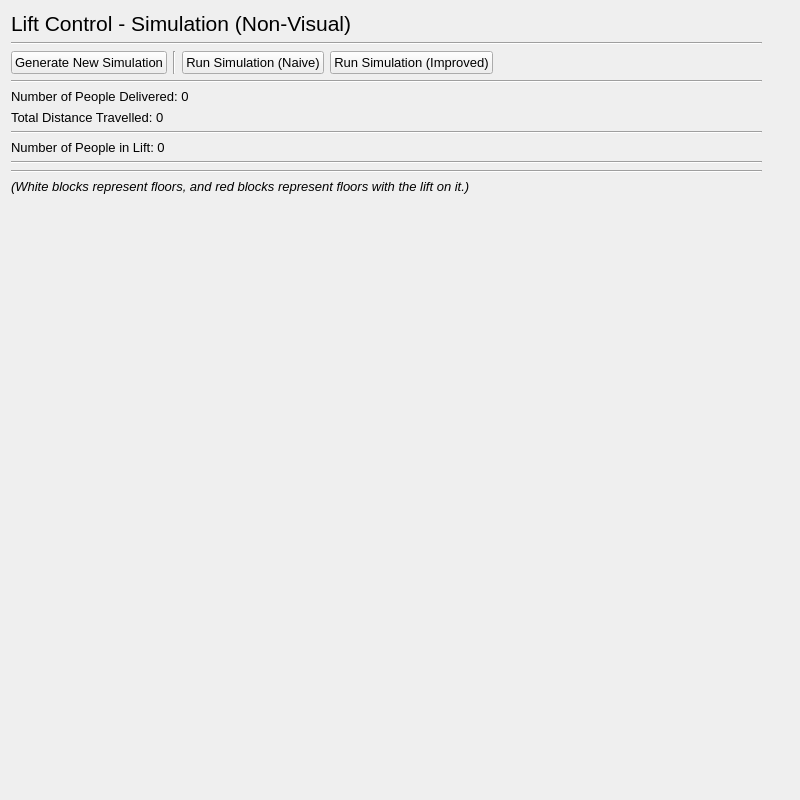
<?xml version="1.0" encoding="UTF-8"?>
<ui version="4.0">
 <class>mwindow_sim_6_floors</class>
 <widget class="QMainWindow" name="mwindow_sim_6_floors">
  <property name="geometry">
   <rect>
    <x>0</x>
    <y>0</y>
    <width>800</width>
    <height>800</height>
   </rect>
  </property>
  <property name="font">
   <font>
    <family>Arial</family>
    <pointsize>10</pointsize>
   </font>
  </property>
  <property name="windowTitle">
   <string>Simulation (Non-Visual) - Lift Control</string>
  </property>
  <widget class="QWidget" name="central_widget">
   <widget class="QWidget" name="layoutWidget">
    <property name="geometry">
     <rect>
      <x>11</x>
      <y>11</y>
      <width>751</width>
      <height>751</height>
     </rect>
    </property>
    <layout class="QVBoxLayout" name="vert_layout_lift_control">
     <item>
      <widget class="QLabel" name="lbl_lift_control">
       <property name="font">
        <font>
         <pointsize>16</pointsize>
         <weight>50</weight>
         <bold>false</bold>
        </font>
       </property>
       <property name="text">
        <string>Lift Control - Simulation (Non-Visual)</string>
       </property>
      </widget>
     </item>
     <item>
      <widget class="Line" name="hori_line_lift_control">
       <property name="orientation">
        <enum>Qt::Horizontal</enum>
       </property>
      </widget>
     </item>
     <item>
      <layout class="QHBoxLayout" name="hori_layout_nav">
       <item>
        <widget class="QPushButton" name="btn_generate_new_sim">
         <property name="text">
          <string>Generate New Simulation</string>
         </property>
        </widget>
       </item>
       <item>
        <widget class="Line" name="vert_line_buttons">
         <property name="orientation">
          <enum>Qt::Vertical</enum>
         </property>
        </widget>
       </item>
       <item alignment="Qt::AlignLeft">
        <widget class="QPushButton" name="btn_run_sim_naive">
         <property name="text">
          <string>Run Simulation (Naive)</string>
         </property>
        </widget>
       </item>
       <item>
        <widget class="QPushButton" name="btn_run_sim_improved">
         <property name="text">
          <string>Run Simulation (Improved)</string>
         </property>
        </widget>
       </item>
       <item>
        <spacer name="hori_spacer_nav">
         <property name="orientation">
          <enum>Qt::Horizontal</enum>
         </property>
         <property name="sizeHint" stdset="0">
          <size>
           <width>40</width>
           <height>20</height>
          </size>
         </property>
        </spacer>
       </item>
      </layout>
     </item>
     <item>
      <widget class="Line" name="hori_line_nav">
       <property name="orientation">
        <enum>Qt::Horizontal</enum>
       </property>
      </widget>
     </item>
     <item>
      <widget class="QLabel" name="lbl_num_delivered">
       <property name="text">
        <string>Number of People Delivered: 0</string>
       </property>
      </widget>
     </item>
     <item>
      <widget class="QLabel" name="lbl_distance_travelled">
       <property name="text">
        <string>Total Distance Travelled: 0</string>
       </property>
      </widget>
     </item>
     <item>
      <widget class="Line" name="hori_line_summary">
       <property name="orientation">
        <enum>Qt::Horizontal</enum>
       </property>
      </widget>
     </item>
     <item>
      <widget class="QLabel" name="lbl_num_in_lift">
       <property name="text">
        <string>Number of People in Lift: 0</string>
       </property>
      </widget>
     </item>
     <item>
      <widget class="Line" name="hori_line_status">
       <property name="orientation">
        <enum>Qt::Horizontal</enum>
       </property>
      </widget>
     </item>
     <item>
      <widget class="Line" name="hori_line_sim">
       <property name="orientation">
        <enum>Qt::Horizontal</enum>
       </property>
      </widget>
     </item>
     <item>
      <widget class="QLabel" name="lbl_key">
       <property name="font">
        <font>
         <italic>true</italic>
        </font>
       </property>
       <property name="text">
        <string>(White blocks represent floors, and red blocks represent floors with the lift on it.)</string>
       </property>
      </widget>
     </item>
     <item>
      <spacer name="vert_spacer">
       <property name="orientation">
        <enum>Qt::Vertical</enum>
       </property>
       <property name="sizeHint" stdset="0">
        <size>
         <width>20</width>
         <height>40</height>
        </size>
       </property>
      </spacer>
     </item>
    </layout>
   </widget>
  </widget>
 </widget>
 <resources/>
 <connections/>
</ui>
